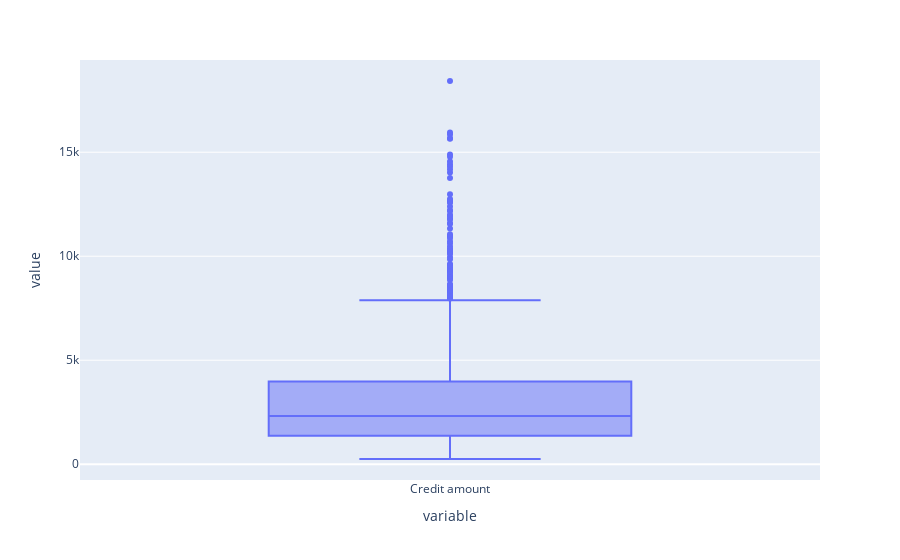

Notebook source saved alongside this figure:
### Code cell
fig = px.box(df["Credit amount"])
fig.show()

### Figure 1 — Plotly figure (JSON) as saved in the notebook; plotly's stock layout.template omitted (floating-point values rounded to 4 significant figures; data arrays with more than 128 entries replaced by an {"elided": "..."} marker saying what was removed)
{"data": [{"alignmentgroup": "True", "hovertemplate": "variable=%{x}<br>value=%{y}<extra></extra>", "legendgroup": "", "marker": {"color": "#636efa"}, "name": "", "notched": false, "offsetgroup": "", "orientation": "v", "showlegend": false, "type": "box", "x": {"elided": "1000 str values"}, "x0": " ", "xaxis": "x", "y": {"elided": "1000 int values"}, "y0": " ", "yaxis": "y"}], "layout": {"boxmode": "group", "legend": {"tracegroupgap": 0}, "margin": {"t": 60}, "xaxis": {"anchor": "y", "domain": [0, 1], "title": {"text": "variable"}}, "yaxis": {"anchor": "x", "domain": [0, 1], "title": {"text": "value"}}}}
